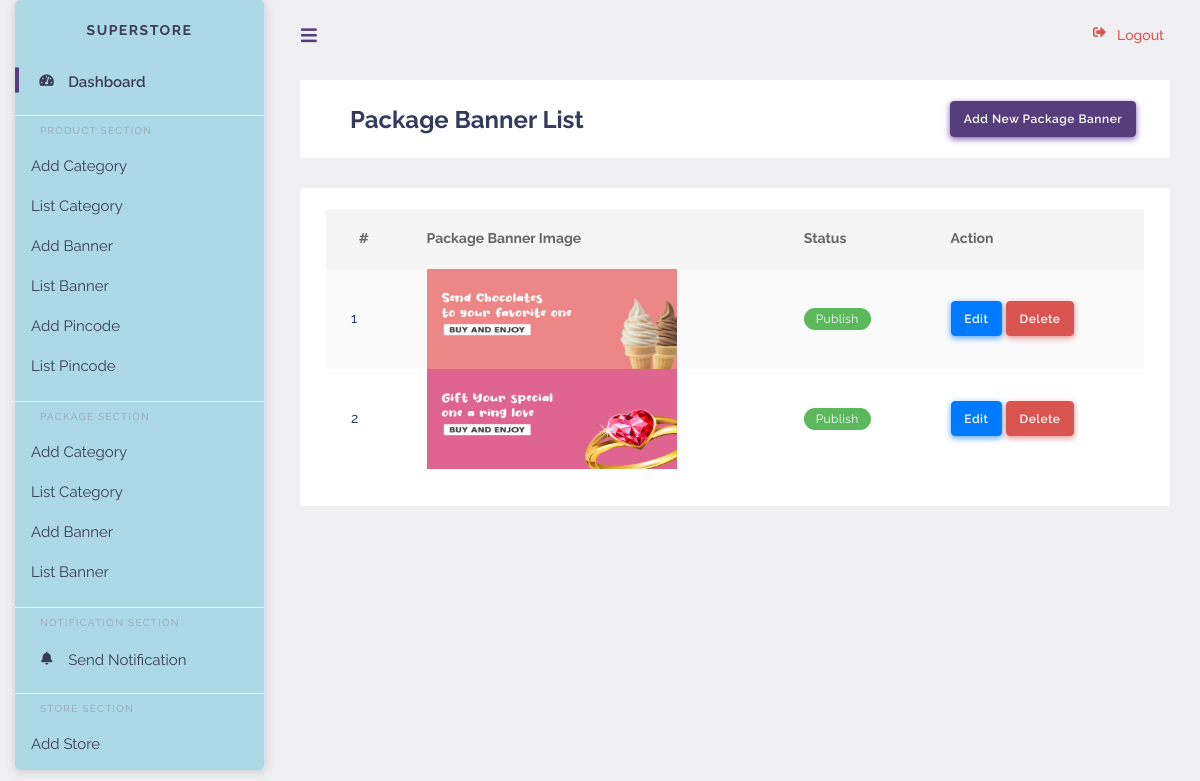
The app's page /pkglist_banner.php (signed in) with its own data.
### tables this page shows
CREATE TABLE `setting` (
  `id` int(11) NOT NULL AUTO_INCREMENT,
  `logo` mediumtext NOT NULL,
  `d_title` mediumtext NOT NULL,
  `d_s_title` mediumtext NOT NULL,
  `one_key` mediumtext NOT NULL,
  `one_hash` mediumtext NOT NULL,
  `r_key` text NOT NULL,
  `r_hash` text NOT NULL,
  `s_key` text NOT NULL,
  `s_hash` text NOT NULL,
  `currency` text NOT NULL,
  `timezone` text NOT NULL,
  `policy` text NOT NULL,
  `about` text NOT NULL,
  `contact` text NOT NULL,
  `terms` text NOT NULL,
  `p_limit` int(11) NOT NULL,
  `ukms` int(11) NOT NULL,
  `utprice` int(11) NOT NULL,
  `afprice` int(11) NOT NULL,
  `pdbanner` text,
  `minorder` int(11) NOT NULL,
  `itemlimit` int(11) NOT NULL,
  `sgen` int(11) NOT NULL,
  `signupcredit` int(11) NOT NULL,
  `refercredit` int(11) NOT NULL,
  PRIMARY KEY (`id`)
);

CREATE TABLE `pkg_banner` (
  `id` int(11) NOT NULL AUTO_INCREMENT,
  `img` text NOT NULL,
  `status` int(11) NOT NULL,
  PRIMARY KEY (`id`)
);

### include/dbconfig.php (called while the page is built, shortened)
<?php
try {
  $mysqli = new mysqli("localhost", "root", "", "dbsladaa");
  $mysqli->set_charset("utf8mb4");
} catch(Exception $e) {
  error_log($e->getMessage());
}
    $set = $mysqli->query("SELECT * FROM `setting`")->fetch_assoc();
?>

### include/Common.php (called while the page is built, shortened)
<?php
require 'dbconfig.php';
?>

### pkglist_banner.php (the view, shortened to what this page needs)
<?php
require 'include/navbar.php';
require 'include/sidebar.php';
?>
        <div class="main-content">
            <section class="section">
                <div class="section-header">
                   <div class="col-md-9 col-lg-9 col-xs-12">
                    <h1>Package Banner List</h1>
					</div>
					<div class="col-md-3 col-lg-3 col-xs-12">
					<a href="pkg_banner.php" class="btn btn-primary" > Add New Package Banner </a>
					</div>
                </div>
				<div class="card">
                               <div class="card-body">
                                    <div class="table-responsive">
                                        <table class="table table-striped v_center" id="table-1">
                                            <thead>
                                                <tr>
                                                <th class="text-center">
                                                    #
                                                </th>
                                                <th>Package Banner Image</th>
                                                <th>Status</th>
                                                <th>Action</th>
                                                </tr>
                                            </thead>
                                            <tbody>
											<?php
											 $stmt = $mysqli->query("SELECT * FROM `pkg_banner`");
$i = 0;
while($row = $stmt->fetch_assoc())
{
	$i = $i + 1;
											?>
                                                <tr>
                                                <td>
                                                    <?php echo $i; ?>
                                                </td>
                                                <td class="align-middle">
                                                   <img src="<?php echo $row['img']; ?>" width="250" height="100"/>
                                                </td>
												<?php if($row['status'] == 1) { ?>
                                                <td><div class="badge badge-success">Publish</div></td>
												<?php } else { ?>
												<td><div class="badge badge-danger">Unpublish</div></td>
												<?php } ?>
                                                <td><a href="pkg_banner.php?id=<?php echo $row['id']; ?>" class="btn btn-info">Edit</a>
												<a href="?did=<?php echo $row['id']; ?>" class="btn btn-danger">Delete</a>
												</td>
                                                </tr>
<?php } ?>
                                            </tbody>
                                        </table>
                                    </div>
                                </div>
                            </div>
            </div>
        </div>
    </div>
</body>
</html>

### include/sidebar.php (shortened to what this page needs)
<div class="main-sidebar sidebar-style-2 ex1">
            <aside id="sidebar-wrapper">
                <div class="sidebar-brand">
                    <a href="dashboard.php"><?php echo $set['d_title']; ?></a>
                </div>
				<?php
if($_SESSION['ltype'] == 'Vendor')
{
	?>
                <ul class="sidebar-menu">
                    <li class="active">
                        <a href="dashboard.php" class="nav-link"><i class="fas fa-fire"></i><span>Dashboard</span></a>
                    </li>
                    <li class="menu-header">Product Section</li>
					<!-- <li class="dropdown">
                        <a href="#" class="nav-link has-dropdown" data-toggle="dropdown"><i class="fas fa-gift"></i> <span>Coupon </span></a>
                        <ul class="dropdown-menu">
                            <li><a class="nav-link" href="add_coupon.php">Add Coupon</a></li>
							<li><a class="nav-link" href="list_coupon.php">List Coupon</a></li>
                        </ul>
                    </li> -->
                    <li><a class="nav-link" href="add_coupon.php">Add Coupon</a></li>
					<li><a class="nav-link" href="list_coupon.php">List Coupon</a></li>
					<!-- <li class="dropdown">
                        <a href="#" class="nav-link has-dropdown" data-toggle="dropdown"><i class="fas fa-carrot"></i> <span>Product </span></a>
                        <ul class="dropdown-menu">
                            <li><a class="nav-link" href="add_product.php">Add Product</a></li>
							<li><a class="nav-link" href="add_product_attributes.php">Add Product Attributes</a></li>
							<li><a class="nav-link" href="list_product.php">List Product</a></li>
							<li><a class="nav-link" href="list_product_attributes.php">List Product Attributes</a></li>
							<li><a class="nav-link" href="product_import.php">Product Import</a></li>
                        </ul>
                    </li> -->
                    <li><a class="nav-link" href="add_product.php">Add Product</a></li>
					<li><a class="nav-link" href="add_product_attributes.php">Add Product Attributes</a></li>
					<li><a class="nav-link" href="list_product.php">List Product</a></li>
					<li><a class="nav-link" href="list_product_attributes.php">List Product Attributes</a></li>
					<li><a class="nav-link" href="product_import.php">Product Import</a></li>
					<li class="menu-header">Home Section</li>
					<!-- <li class="dropdown">
                        <a href="#" class="nav-link has-dropdown" data-toggle="dropdown"><i class="fas fa-home"></i> <span>Home Section </span></a>
                        <ul class="dropdown-menu">
                            <li><a class="nav-link" href="add_home_section.php">Add Home Section</a></li>
							<li><a class="nav-link" href="list_home_section.php">List Home Section</a></li>
                        </ul>
                    </li> -->
                    <li><a class="nav-link" href="add_home_section.php">Add Home Section</a></li>
					<li><a class="nav-link" href="list_home_section.php">List Home Section</a></li>
					 <li class="menu-header">Product Order Section</li>
					 <li><a class="nav-link" href="pending.php"><i class="fas fa-shopping-cart"></i> <span>Pending Order</span></a></li>
                    <li><a class="nav-link" href="complete.php"><i class="fas fa-check"></i> <span>Complete Order</span></a></li>
					<li><a class="nav-link" href="cancle_order_list.php"><i class="fas fa-times"></i> <span>Cancelled Order</span></a></li>
					<li class="menu-header">Payout Section</li>
					 <li><a class="nav-link" href="request_payout.php"><i class="fas fa-receipt"></i> <span>Payout Request</span></a></li>
					 <li><a class="nav-link" href="list_payout.php"><i class="fas fa-receipt"></i> <span>Payout List</span></a></li>
                </ul>
	<?php
}
else
{
?>
  <ul class="sidebar-menu">
                    <li class="active">
                        <a href="dashboard.php" class="nav-link"><i class="fas fa-tachometer-alt"></i><span>Dashboard</span></a>
                    </li>
                    <li class="menu-header">Product Section</li>
                    <li><a class="nav-link" href="add_category.php">Add Category</a></li>
					<li><a class="nav-link" href="list_category.php">List Category</a></li>
                    <li><a class="nav-link" href="add_banner.php">Add Banner</a></li>
					<li><a class="nav-link" href="list_banner.php">List Banner</a></li>
                    <li><a class="nav-link" href="add_pincode.php">Add Pincode</a></li>
					<li><a class="nav-link" href="list_pincode.php">List Pincode</a></li>
					  <li class="menu-header">Package Section</li>
                    <li><a class="nav-link" href="pkg_category.php">Add Category</a></li>
					<li><a class="nav-link" href="pkglist_category.php">List Category</a></li>
                    <li><a class="nav-link" href="pkg_banner.php">Add Banner</a></li>
					<li><a class="nav-link" href="pkglist_banner.php">List Banner</a></li>
					<li class="menu-header">Notification Section</li>
					<li>
                        <a href="push_notification.php" class="nav-link"><i class="fas fa-bell"></i><span>Send Notification</span></a>
                    </li>
					<li class="menu-header">Store Section</li>
                    <li><a class="nav-link" href="add_store.php">Add Store</a></li>
					<li><a class="nav-link" href="list_store.php">List Store</a></li>
                    <?php
if($_SESSION['ltype'] == 'Vendor')
{
}
else
{
    ?>
                </ul>
                <?php } ?>
<?php } ?>
            </aside>
        </div>

### include/navbar.php (style rules this page uses)
div.ex1 { background-color: lightblue; height: 40px; width: 250px; overflow-y: scroll; }

### records on screen
setting: d_title "SUPERSTORE"
pkg_banner: img (picture), status "Publish"
pkg_banner: img (picture), status "Publish"
